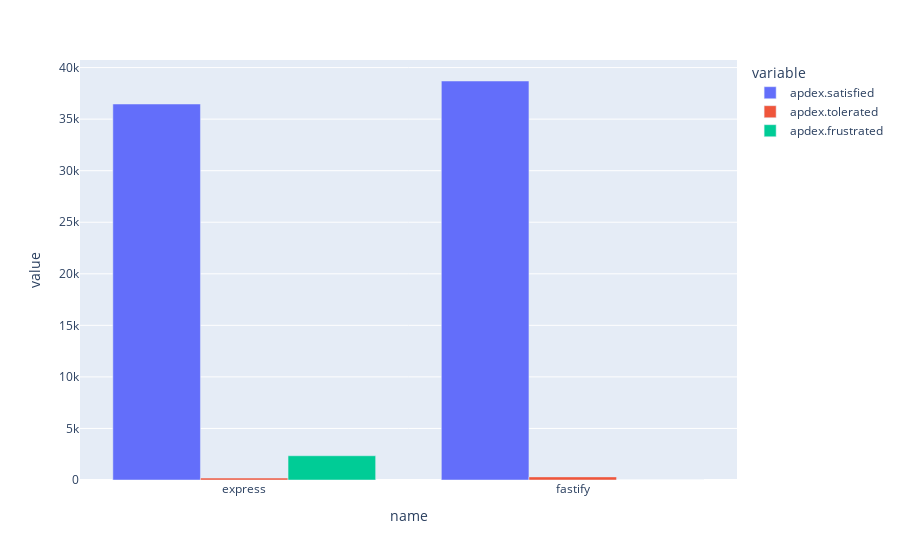

Notebook code cell kept with this figure:
### Code cell
fig_apdex = px.bar(df, x='name', y=['apdex.satisfied', 'apdex.tolerated', 'apdex.frustrated'], barmode='group')
fig_apdex.show()

### Figure 1 — Plotly figure (JSON) as saved in the notebook; plotly's stock layout.template omitted (floating-point values rounded to 4 significant figures)
{"data": [{"alignmentgroup": "True", "hovertemplate": "variable=apdex.satisfied<br>name=%{x}<br>value=%{y}<extra></extra>", "legendgroup": "apdex.satisfied", "marker": {"color": "#636efa", "pattern": {"shape": ""}}, "name": "apdex.satisfied", "offsetgroup": "apdex.satisfied", "orientation": "v", "showlegend": true, "textposition": "auto", "x": ["express", "fastify"], "xaxis": "x", "y": [36467, 38699], "yaxis": "y", "type": "bar"}, {"alignmentgroup": "True", "hovertemplate": "variable=apdex.tolerated<br>name=%{x}<br>value=%{y}<extra></extra>", "legendgroup": "apdex.tolerated", "marker": {"color": "#EF553B", "pattern": {"shape": ""}}, "name": "apdex.tolerated", "offsetgroup": "apdex.tolerated", "orientation": "v", "showlegend": true, "textposition": "auto", "x": ["express", "fastify"], "xaxis": "x", "y": [182, 301], "yaxis": "y", "type": "bar"}, {"alignmentgroup": "True", "hovertemplate": "variable=apdex.frustrated<br>name=%{x}<br>value=%{y}<extra></extra>", "legendgroup": "apdex.frustrated", "marker": {"color": "#00cc96", "pattern": {"shape": ""}}, "name": "apdex.frustrated", "offsetgroup": "apdex.frustrated", "orientation": "v", "showlegend": true, "textposition": "auto", "x": ["express", "fastify"], "xaxis": "x", "y": [2351, 0], "yaxis": "y", "type": "bar"}], "layout": {"xaxis": {"anchor": "y", "domain": [0.0, 1.0], "title": {"text": "name"}}, "yaxis": {"anchor": "x", "domain": [0.0, 1.0], "title": {"text": "value"}}, "legend": {"title": {"text": "variable"}, "tracegroupgap": 0}, "margin": {"t": 60}, "barmode": "group"}}
